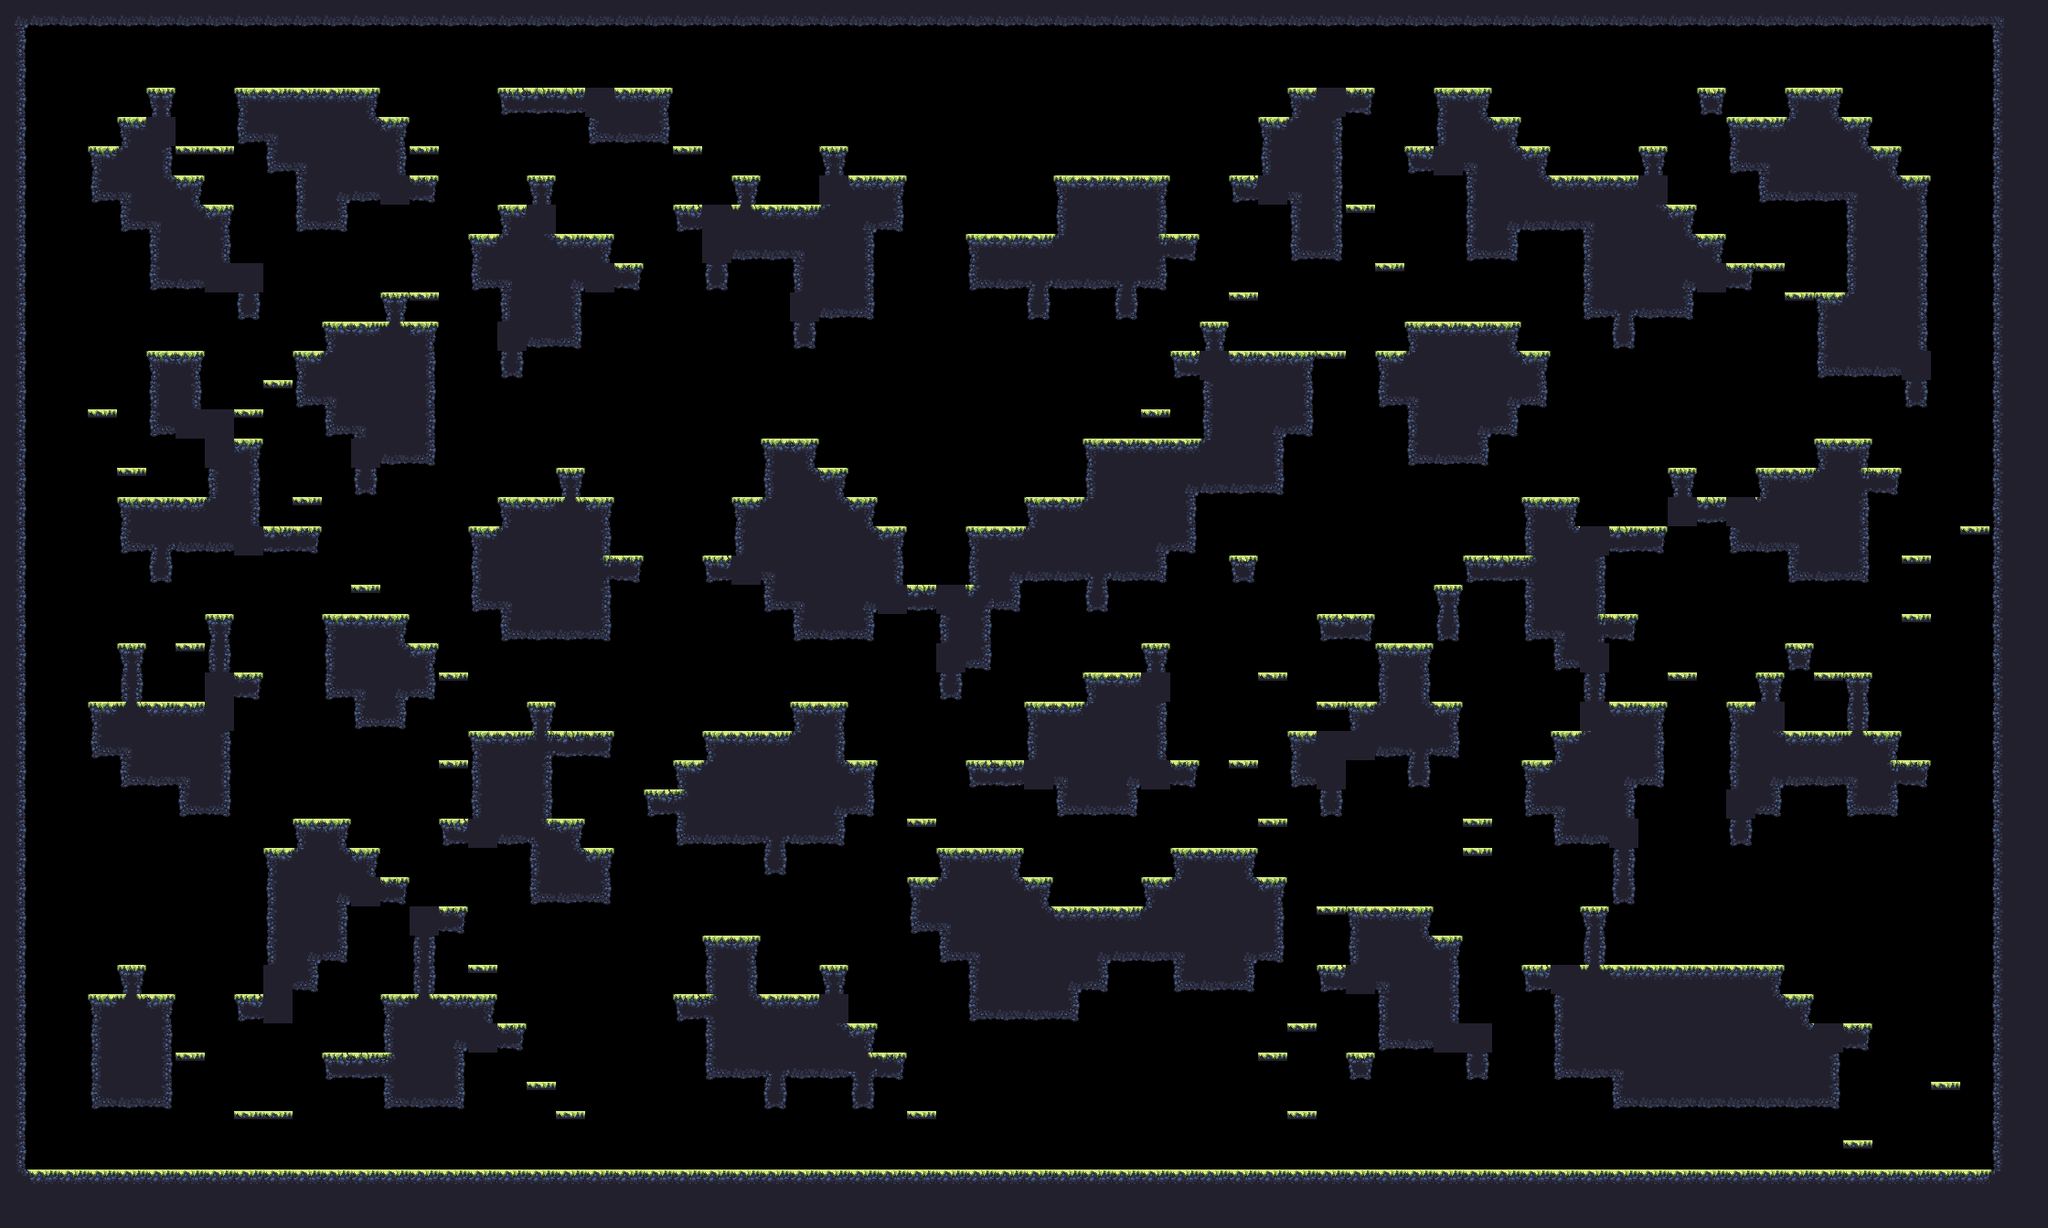

Below is a game level as drawn by its tile map, then a one-line description and the .tmx that defines it (tile-layer data replaced by summaries):
An orthogonal 70x42 tile map with 32x32 px tiles, 1 tile layer (main) and 17 objects (9x spawn, spawnPlayer0, spawnCrown0, spawnPlayer1, spawnCrown1, ...).

<map compressionlevel="0" height="42" infinite="0" nextlayerid="3" nextobjectid="4" orientation="orthogonal" renderorder="right-down" tiledversion="1.3.2" tileheight="32" tilewidth="32" version="1.2" width="70">
 <tileset firstgid="1" source="forest_summer_tile_set.tsx" />
 <layer height="42" id="1" name="main" width="70">
  <data>[2940 cells, 1217 non-empty, 29 distinct tile ids]</data>
 </layer>
 <objectgroup><object id="1" name="spawnPlayer0" x="288" y="240.0" /><object id="2" name="spawnCrown0" x="448" y="80.0" /><object id="3" name="spawnPlayer1" x="2080" y="112.0" /><object id="4" name="spawnCrown1" x="2112" y="144.0" /><object id="5" name="spawnPlayer2" x="64" y="1232.0" /><object id="6" name="spawnCrown2" x="224" y="1232.0" /><object id="7" name="spawnPlayer3" x="2080" y="1232.0" /><object id="8" name="spawnCrown3" x="2112" y="1232.0" /><object id="9" name="spawn" x="2048" y="80.0" /><object id="10" name="spawn" x="1184" y="144.0" /><object id="11" name="spawn" x="1824" y="1008.0" /><object id="12" name="spawn" x="1216" y="144.0" /><object id="13" name="spawn" x="1568" y="592.0" /><object id="14" name="spawn" x="384" y="1104.0" /><object id="15" name="spawn" x="1760" y="528.0" /><object id="16" name="spawn" x="2112" y="1232.0" /><object id="17" name="spawn" x="288" y="432.0" /></objectgroup></map>
